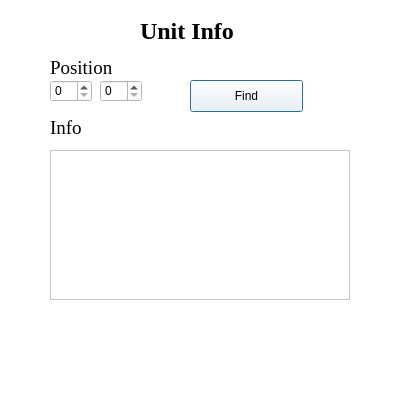
<?xml version="1.0" encoding="UTF-8"?>
<ui version="4.0">
 <class>UnitInfo</class>
 <widget class="QDialog" name="UnitInfo">
  <property name="geometry">
   <rect>
    <x>0</x>
    <y>0</y>
    <width>400</width>
    <height>400</height>
   </rect>
  </property>
  <property name="palette">
   <palette>
    <active>
     <colorrole role="WindowText">
      <brush brushstyle="SolidPattern">
       <color alpha="255">
        <red>0</red>
        <green>0</green>
        <blue>0</blue>
       </color>
      </brush>
     </colorrole>
     <colorrole role="Button">
      <brush brushstyle="SolidPattern">
       <color alpha="255">
        <red>255</red>
        <green>255</green>
        <blue>255</blue>
       </color>
      </brush>
     </colorrole>
     <colorrole role="Light">
      <brush brushstyle="SolidPattern">
       <color alpha="255">
        <red>255</red>
        <green>255</green>
        <blue>255</blue>
       </color>
      </brush>
     </colorrole>
     <colorrole role="Midlight">
      <brush brushstyle="SolidPattern">
       <color alpha="255">
        <red>255</red>
        <green>255</green>
        <blue>255</blue>
       </color>
      </brush>
     </colorrole>
     <colorrole role="Dark">
      <brush brushstyle="SolidPattern">
       <color alpha="255">
        <red>127</red>
        <green>127</green>
        <blue>127</blue>
       </color>
      </brush>
     </colorrole>
     <colorrole role="Mid">
      <brush brushstyle="SolidPattern">
       <color alpha="255">
        <red>170</red>
        <green>170</green>
        <blue>170</blue>
       </color>
      </brush>
     </colorrole>
     <colorrole role="Text">
      <brush brushstyle="SolidPattern">
       <color alpha="255">
        <red>0</red>
        <green>0</green>
        <blue>0</blue>
       </color>
      </brush>
     </colorrole>
     <colorrole role="BrightText">
      <brush brushstyle="SolidPattern">
       <color alpha="255">
        <red>255</red>
        <green>255</green>
        <blue>255</blue>
       </color>
      </brush>
     </colorrole>
     <colorrole role="ButtonText">
      <brush brushstyle="SolidPattern">
       <color alpha="255">
        <red>0</red>
        <green>0</green>
        <blue>0</blue>
       </color>
      </brush>
     </colorrole>
     <colorrole role="Base">
      <brush brushstyle="SolidPattern">
       <color alpha="255">
        <red>255</red>
        <green>255</green>
        <blue>255</blue>
       </color>
      </brush>
     </colorrole>
     <colorrole role="Window">
      <brush brushstyle="SolidPattern">
       <color alpha="255">
        <red>255</red>
        <green>255</green>
        <blue>255</blue>
       </color>
      </brush>
     </colorrole>
     <colorrole role="Shadow">
      <brush brushstyle="SolidPattern">
       <color alpha="255">
        <red>0</red>
        <green>0</green>
        <blue>0</blue>
       </color>
      </brush>
     </colorrole>
     <colorrole role="AlternateBase">
      <brush brushstyle="SolidPattern">
       <color alpha="255">
        <red>255</red>
        <green>255</green>
        <blue>255</blue>
       </color>
      </brush>
     </colorrole>
     <colorrole role="ToolTipBase">
      <brush brushstyle="SolidPattern">
       <color alpha="255">
        <red>255</red>
        <green>255</green>
        <blue>220</blue>
       </color>
      </brush>
     </colorrole>
     <colorrole role="ToolTipText">
      <brush brushstyle="SolidPattern">
       <color alpha="255">
        <red>0</red>
        <green>0</green>
        <blue>0</blue>
       </color>
      </brush>
     </colorrole>
     <colorrole role="PlaceholderText">
      <brush brushstyle="SolidPattern">
       <color alpha="128">
        <red>0</red>
        <green>0</green>
        <blue>0</blue>
       </color>
      </brush>
     </colorrole>
    </active>
    <inactive>
     <colorrole role="WindowText">
      <brush brushstyle="SolidPattern">
       <color alpha="255">
        <red>0</red>
        <green>0</green>
        <blue>0</blue>
       </color>
      </brush>
     </colorrole>
     <colorrole role="Button">
      <brush brushstyle="SolidPattern">
       <color alpha="255">
        <red>255</red>
        <green>255</green>
        <blue>255</blue>
       </color>
      </brush>
     </colorrole>
     <colorrole role="Light">
      <brush brushstyle="SolidPattern">
       <color alpha="255">
        <red>255</red>
        <green>255</green>
        <blue>255</blue>
       </color>
      </brush>
     </colorrole>
     <colorrole role="Midlight">
      <brush brushstyle="SolidPattern">
       <color alpha="255">
        <red>255</red>
        <green>255</green>
        <blue>255</blue>
       </color>
      </brush>
     </colorrole>
     <colorrole role="Dark">
      <brush brushstyle="SolidPattern">
       <color alpha="255">
        <red>127</red>
        <green>127</green>
        <blue>127</blue>
       </color>
      </brush>
     </colorrole>
     <colorrole role="Mid">
      <brush brushstyle="SolidPattern">
       <color alpha="255">
        <red>170</red>
        <green>170</green>
        <blue>170</blue>
       </color>
      </brush>
     </colorrole>
     <colorrole role="Text">
      <brush brushstyle="SolidPattern">
       <color alpha="255">
        <red>0</red>
        <green>0</green>
        <blue>0</blue>
       </color>
      </brush>
     </colorrole>
     <colorrole role="BrightText">
      <brush brushstyle="SolidPattern">
       <color alpha="255">
        <red>255</red>
        <green>255</green>
        <blue>255</blue>
       </color>
      </brush>
     </colorrole>
     <colorrole role="ButtonText">
      <brush brushstyle="SolidPattern">
       <color alpha="255">
        <red>0</red>
        <green>0</green>
        <blue>0</blue>
       </color>
      </brush>
     </colorrole>
     <colorrole role="Base">
      <brush brushstyle="SolidPattern">
       <color alpha="255">
        <red>255</red>
        <green>255</green>
        <blue>255</blue>
       </color>
      </brush>
     </colorrole>
     <colorrole role="Window">
      <brush brushstyle="SolidPattern">
       <color alpha="255">
        <red>255</red>
        <green>255</green>
        <blue>255</blue>
       </color>
      </brush>
     </colorrole>
     <colorrole role="Shadow">
      <brush brushstyle="SolidPattern">
       <color alpha="255">
        <red>0</red>
        <green>0</green>
        <blue>0</blue>
       </color>
      </brush>
     </colorrole>
     <colorrole role="AlternateBase">
      <brush brushstyle="SolidPattern">
       <color alpha="255">
        <red>255</red>
        <green>255</green>
        <blue>255</blue>
       </color>
      </brush>
     </colorrole>
     <colorrole role="ToolTipBase">
      <brush brushstyle="SolidPattern">
       <color alpha="255">
        <red>255</red>
        <green>255</green>
        <blue>220</blue>
       </color>
      </brush>
     </colorrole>
     <colorrole role="ToolTipText">
      <brush brushstyle="SolidPattern">
       <color alpha="255">
        <red>0</red>
        <green>0</green>
        <blue>0</blue>
       </color>
      </brush>
     </colorrole>
     <colorrole role="PlaceholderText">
      <brush brushstyle="SolidPattern">
       <color alpha="128">
        <red>0</red>
        <green>0</green>
        <blue>0</blue>
       </color>
      </brush>
     </colorrole>
    </inactive>
    <disabled>
     <colorrole role="WindowText">
      <brush brushstyle="SolidPattern">
       <color alpha="255">
        <red>127</red>
        <green>127</green>
        <blue>127</blue>
       </color>
      </brush>
     </colorrole>
     <colorrole role="Button">
      <brush brushstyle="SolidPattern">
       <color alpha="255">
        <red>255</red>
        <green>255</green>
        <blue>255</blue>
       </color>
      </brush>
     </colorrole>
     <colorrole role="Light">
      <brush brushstyle="SolidPattern">
       <color alpha="255">
        <red>255</red>
        <green>255</green>
        <blue>255</blue>
       </color>
      </brush>
     </colorrole>
     <colorrole role="Midlight">
      <brush brushstyle="SolidPattern">
       <color alpha="255">
        <red>255</red>
        <green>255</green>
        <blue>255</blue>
       </color>
      </brush>
     </colorrole>
     <colorrole role="Dark">
      <brush brushstyle="SolidPattern">
       <color alpha="255">
        <red>127</red>
        <green>127</green>
        <blue>127</blue>
       </color>
      </brush>
     </colorrole>
     <colorrole role="Mid">
      <brush brushstyle="SolidPattern">
       <color alpha="255">
        <red>170</red>
        <green>170</green>
        <blue>170</blue>
       </color>
      </brush>
     </colorrole>
     <colorrole role="Text">
      <brush brushstyle="SolidPattern">
       <color alpha="255">
        <red>127</red>
        <green>127</green>
        <blue>127</blue>
       </color>
      </brush>
     </colorrole>
     <colorrole role="BrightText">
      <brush brushstyle="SolidPattern">
       <color alpha="255">
        <red>255</red>
        <green>255</green>
        <blue>255</blue>
       </color>
      </brush>
     </colorrole>
     <colorrole role="ButtonText">
      <brush brushstyle="SolidPattern">
       <color alpha="255">
        <red>127</red>
        <green>127</green>
        <blue>127</blue>
       </color>
      </brush>
     </colorrole>
     <colorrole role="Base">
      <brush brushstyle="SolidPattern">
       <color alpha="255">
        <red>255</red>
        <green>255</green>
        <blue>255</blue>
       </color>
      </brush>
     </colorrole>
     <colorrole role="Window">
      <brush brushstyle="SolidPattern">
       <color alpha="255">
        <red>255</red>
        <green>255</green>
        <blue>255</blue>
       </color>
      </brush>
     </colorrole>
     <colorrole role="Shadow">
      <brush brushstyle="SolidPattern">
       <color alpha="255">
        <red>0</red>
        <green>0</green>
        <blue>0</blue>
       </color>
      </brush>
     </colorrole>
     <colorrole role="AlternateBase">
      <brush brushstyle="SolidPattern">
       <color alpha="255">
        <red>255</red>
        <green>255</green>
        <blue>255</blue>
       </color>
      </brush>
     </colorrole>
     <colorrole role="ToolTipBase">
      <brush brushstyle="SolidPattern">
       <color alpha="255">
        <red>255</red>
        <green>255</green>
        <blue>220</blue>
       </color>
      </brush>
     </colorrole>
     <colorrole role="ToolTipText">
      <brush brushstyle="SolidPattern">
       <color alpha="255">
        <red>0</red>
        <green>0</green>
        <blue>0</blue>
       </color>
      </brush>
     </colorrole>
     <colorrole role="PlaceholderText">
      <brush brushstyle="SolidPattern">
       <color alpha="128">
        <red>0</red>
        <green>0</green>
        <blue>0</blue>
       </color>
      </brush>
     </colorrole>
    </disabled>
   </palette>
  </property>
  <property name="windowTitle">
   <string>Unit Info</string>
  </property>
  <widget class="QSpinBox" name="posForInfoX">
   <property name="geometry">
    <rect>
     <x>50</x>
     <y>80</y>
     <width>42</width>
     <height>22</height>
    </rect>
   </property>
  </widget>
  <widget class="QLabel" name="label_2">
   <property name="geometry">
    <rect>
     <x>50</x>
     <y>60</y>
     <width>71</width>
     <height>16</height>
    </rect>
   </property>
   <property name="font">
    <font>
     <family>Times New Roman</family>
     <pointsize>14</pointsize>
    </font>
   </property>
   <property name="text">
    <string>Position</string>
   </property>
  </widget>
  <widget class="QSpinBox" name="posForInfoY">
   <property name="geometry">
    <rect>
     <x>100</x>
     <y>80</y>
     <width>42</width>
     <height>22</height>
    </rect>
   </property>
  </widget>
  <widget class="QTextEdit" name="unitInfoWindow">
   <property name="geometry">
    <rect>
     <x>50</x>
     <y>150</y>
     <width>300</width>
     <height>150</height>
    </rect>
   </property>
  </widget>
  <widget class="QLabel" name="label">
   <property name="geometry">
    <rect>
     <x>140</x>
     <y>20</y>
     <width>111</width>
     <height>21</height>
    </rect>
   </property>
   <property name="font">
    <font>
     <family>Times New Roman</family>
     <pointsize>18</pointsize>
     <weight>75</weight>
     <bold>true</bold>
    </font>
   </property>
   <property name="text">
    <string>Unit Info</string>
   </property>
  </widget>
  <widget class="QLabel" name="label_3">
   <property name="geometry">
    <rect>
     <x>50</x>
     <y>120</y>
     <width>59</width>
     <height>16</height>
    </rect>
   </property>
   <property name="font">
    <font>
     <family>Times New Roman</family>
     <pointsize>14</pointsize>
    </font>
   </property>
   <property name="text">
    <string>Info</string>
   </property>
  </widget>
  <widget class="QPushButton" name="unitInfoButton">
   <property name="geometry">
    <rect>
     <x>190</x>
     <y>80</y>
     <width>113</width>
     <height>32</height>
    </rect>
   </property>
   <property name="text">
    <string>Find</string>
   </property>
  </widget>
 </widget>
 <resources/>
 <connections/>
</ui>
